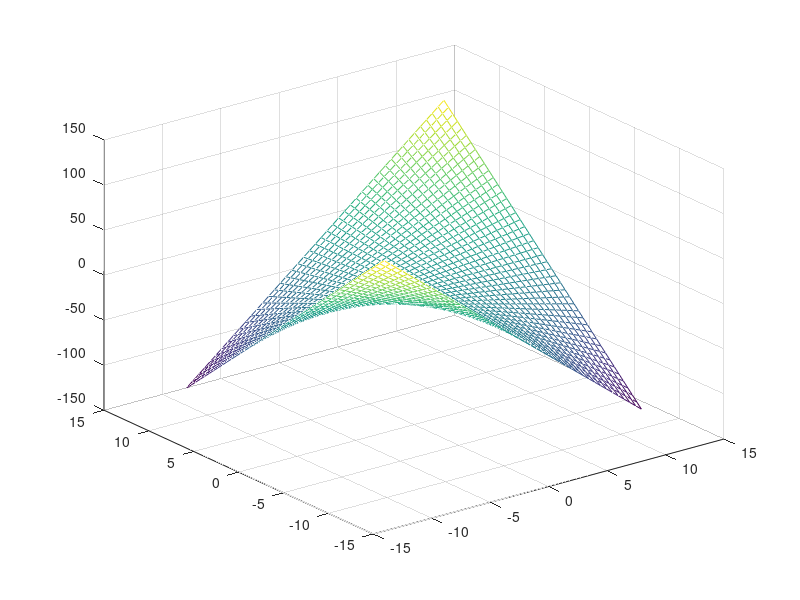

The MATLAB script that drew this image: (Note: this script raises an error after producing the figure.)
clear;
tic
%Superficie
x = [-11 :0.5:11];
y = x;
j = meshgrid(x,y);
k = j';
mesh(j,k,j.*k);
%Parametros
a = 0;
b = 2;
h = 0.00000000001;
y0 = [-9 -8 3 2];
%Euler hacia adelante
[t u v uP vP] = eu(a,b,y0,h);
hold on;
%Grafica la geodesica sobre la superficie
plot3(u,v,u.*v,"k",'linewidth',4);
%Diferencia Centrada
[t2 u2 v2 uP2 vP2] = difCen(a,b,y0,h);
hold on;
%Grafica de la geodesica sobre la superficie
plot3(u2,v2,(u2).*(v2),"r",'linewidth',4);
%resolver ecuacion metodo octave
p= lsode ("oct", y0, t);
hold on;
plot3(p(:,1),p(:,2),p(:,1).*p(:,2), 'b', "linewidth",8);
toc